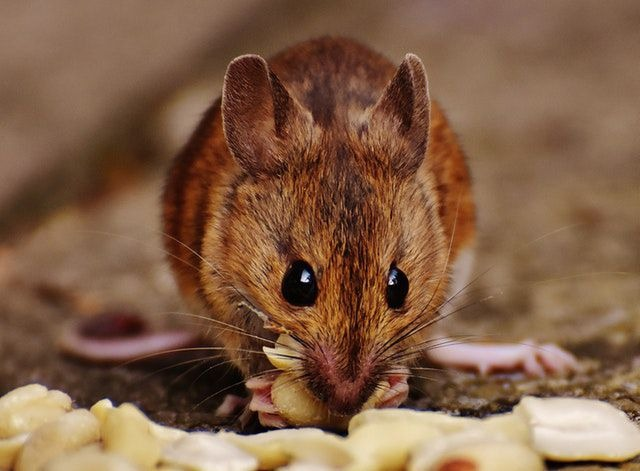
#> input picture industrial vison/images/industrial.jpg, 640 x 471 px
$ python 06_rgb_to_hsv_segmentation.py
#> lines starting #> are read from the running program, lines starting #| are printed output that depends on the picture; after the words box and inside, x2 and y2 are one past the last pixel; in counts of white or black regions, pixels touching at a corner belong together
import cv2
import matplotlib.pyplot as plt

image = cv2.imread("../images/industrial.jpg")
#> image is the input picture: shape (471, 640, 3); mean B, G, R 71.2, 96.1, 130.6
image_rgb = cv2.cvtColor(image, cv2.COLOR_BGR2RGB)

hsv = cv2.cvtColor(image, cv2.COLOR_BGR2HSV)
#> hsv: shape (471, 640, 3); mean H, S, V 15.3, 126.6, 130.6

lower = (90, 50, 50)
upper = (130, 255, 255)

mask = cv2.inRange(hsv, lower, upper)
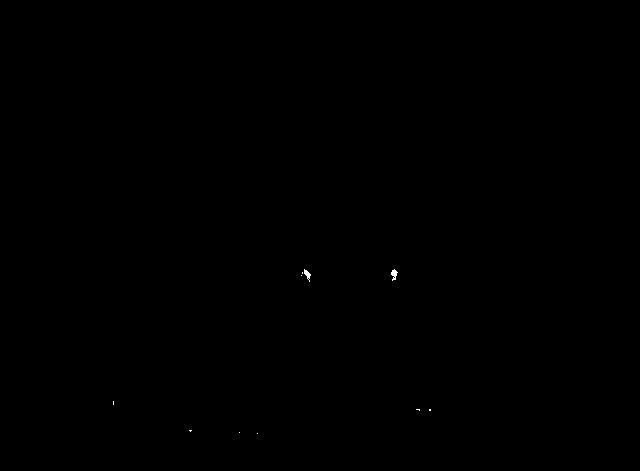
#> mask: shape (471, 640); 0.04% white; 10 white regions (8 under 20 px), largest, box (x1, y1, x2, y2) and area: (391, 269, 398, 281) 46, (304, 269, 311, 282) 41

segmented = cv2.bitwise_and(image_rgb, image_rgb, mask=mask)

plt.figure(figsize=(12, 8))

plt.subplot(2, 2, 1)
plt.imshow(image_rgb)
plt.title("Original Image")
plt.axis("off")

plt.subplot(2, 2, 2)
plt.imshow(hsv)
plt.title("HSV Image")
plt.axis("off")

plt.subplot(2, 2, 3)
plt.imshow(mask, cmap="gray")
plt.title("Segmentation Mask")
plt.axis("off")

plt.subplot(2, 2, 4)
plt.imshow(segmented)
plt.title("Segmented Object")
plt.axis("off")

plt.tight_layout()
plt.show()
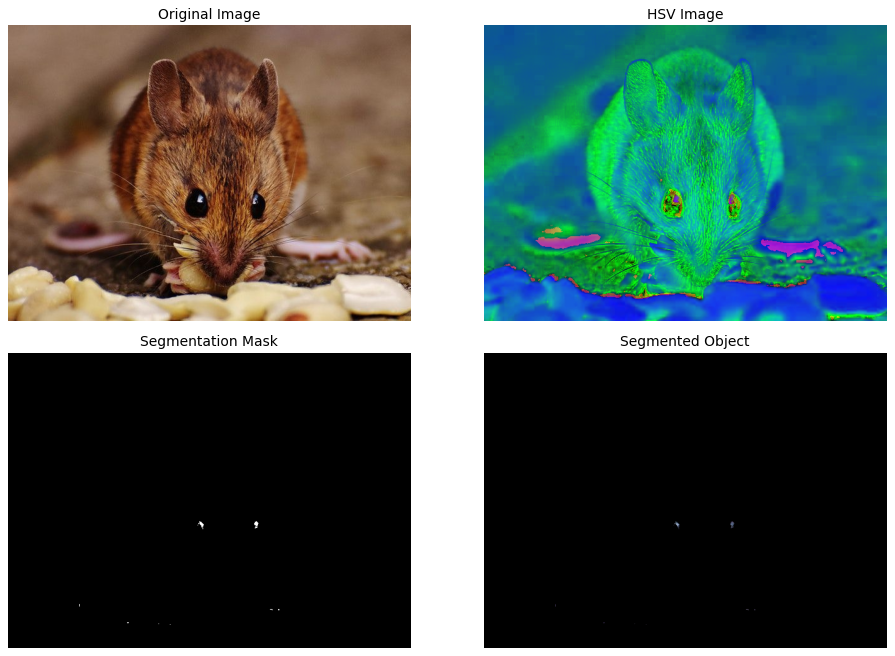
#> figure drawn by matplotlib, 4 panels
